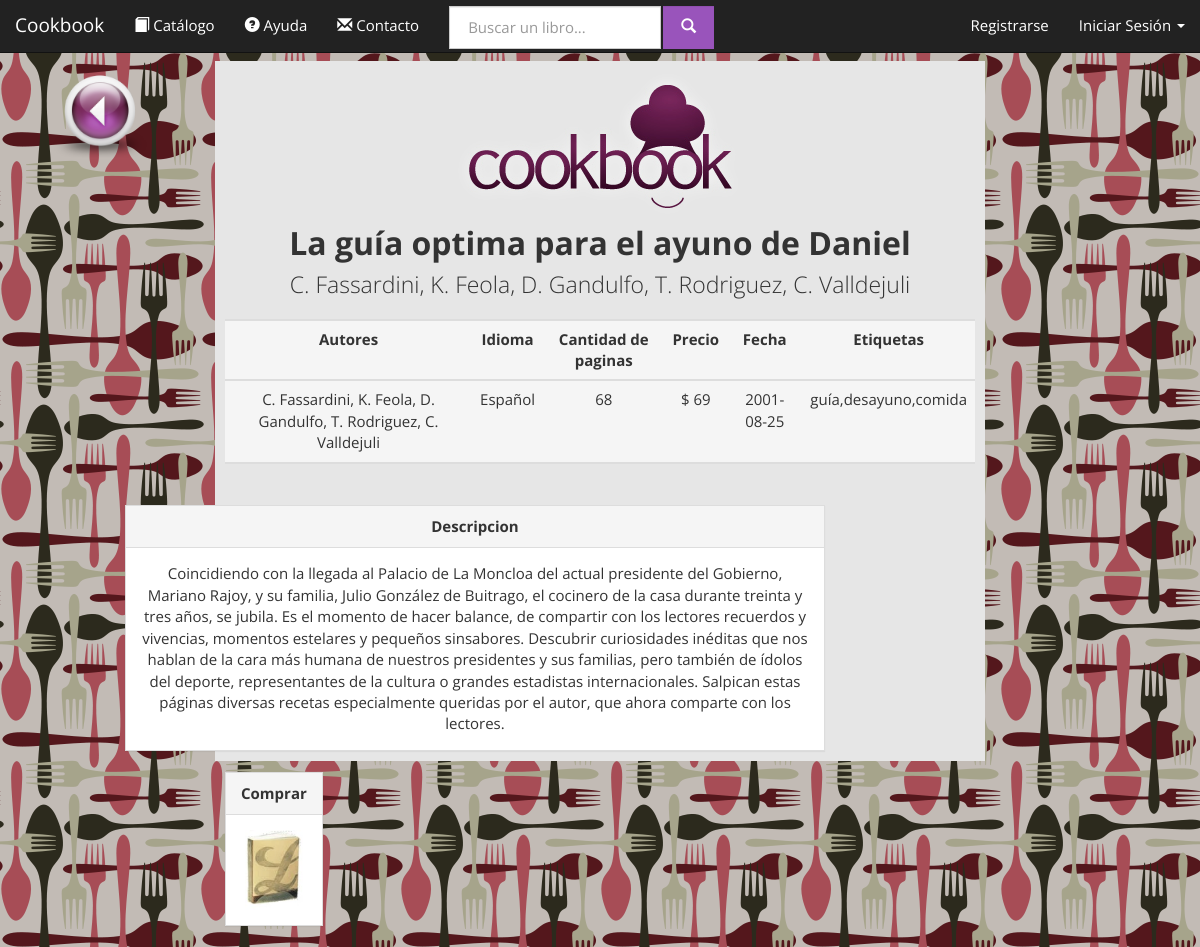
The app's page /cookbooks.com.ar/product.old.php?id=123456789 with its own data.
### tables this page shows
CREATE TABLE IF NOT EXISTS `libros` (
  `ISBN` varchar(10) NOT NULL DEFAULT '',
  `titulo` varchar(50) NOT NULL DEFAULT '',
  `IDIOMA` varchar(40) NOT NULL DEFAULT '',
  `paginas` int(11) NOT NULL DEFAULT '0',
  `precio` float NOT NULL DEFAULT '0',
  `fecha` date NOT NULL DEFAULT '0000-00-00',
  `etiquetas` varchar(100) NOT NULL DEFAULT '',
  `texto` text,
  `tapa` text,
  `eliminado` tinyint(1) NOT NULL DEFAULT '0',
  `hidden` tinyint(1) NOT NULL,
  PRIMARY KEY (`ISBN`)
);

### cookbooks.com.ar/database.php (called while the page is built, shortened)
<?php
class Conexion {
	private $hostname = 'localhost';
	private $port = '3306';
	private $username = 'root';
	private $password = 'F3Dericcio';
	private $dbname = 'cookbookg32';
	private static $dbh = NULL;
	function conectar(){
		try {
			if (!self::$dbh)
			self::$dbh = new PDO("mysql:host=$this->hostname;dbname=$this->dbname;port=$this->port", $this->username, $this->password, array(PDO::MYSQL_ATTR_INIT_COMMAND => "SET NAMES utf8"));
			return true;
		} catch(PDOException $e) {
			echo $e -> getMessage();
			return false;
		}
	}
	function query($statement){
		return self::$dbh->query($statement);
	}
}
class Books{
	static private $conexion;
	static function initialize(){
		self::$conexion = new Conexion;
	}
	static function getBook($bookISBN){
		$result = self::$conexion->query("
			SELECT L.ISBN, L.titulo, GROUP_CONCAT(E.id_autor) as autores, L.paginas, L.precio, L.IDIOMA, L.fecha, L.etiquetas, L.texto, L.tapa, L.eliminado, L.hidden
			FROM libros L
			LEFT JOIN escribe E ON (L.ISBN=E.isbn)
			GROUP BY L.ISBN
			HAVING (L.ISBN=$bookISBN)
		");
		if ($result && $result->rowCount()>0){
			$bookInfo = $result->fetchAll(PDO::FETCH_ASSOC);
			return new Book($bookInfo[0]);
		}
		return NULL;
	}
}
class Book{
	private	$ISBN, $OLD_ISBN,
			$titulo,
			$paginas,
			$precio,
			$idioma,
			$fecha,
			$etiquetas,
			$texto,
			$tapa,
			$eliminado,
			$oculto,
			$autores;
	function __construct($param){
		$this->titulo = $param['titulo']? $param['titulo']:'';
		$this->paginas = $param['paginas']? $param['paginas']:'0';
		$this->precio = $param['precio']? $param['precio']:'0';
		$this->idioma= $param['IDIOMA']? $param['IDIOMA']:'';
		$this->fecha = $param['fecha']? $param['fecha']:'0000-00-00';
		$this->etiquetas = $param['etiquetas']? $param['etiquetas']:'';
		$this->texto = $param['texto']? $param['texto']:'';
		$this->tapa = $param['tapa']? $param['tapa']:'';
		$this->autores = $param['autores']? $param['autores']:'';
	}
	function getTitulo(){
		return $this->titulo;
	}
	function getAutoresString(){
		$arreglo= $this->getAutores();
		$string ="";
		foreach ($arreglo as $key => $value) {
			$inicial=$value->getNombre();
			$inicial= $inicial[0];
			$string.=$inicial.'. '.$value->getApellido().", ";
		}
		$string= substr ($string, 0, -2);
		return $string;
	}
	function getAutores(){
		$autores_ids = explode(",", $this->autores);
		$result= Array();
		foreach ($autores_ids as $key => $value) {
			$autor = Authors::getAuthor($value);
			if ($autor)	array_push($result, $autor);
		}
		return $result;
	}
	function getPaginas(){
		return $this->paginas;
	}
	function getPrecio(){
		return $this->precio;
	}
	function getIdioma(){
		return $this->idioma;
	}
	function getFecha(){
		return $this->fecha;
	}
	function getEtiquetas(){
		return $this->etiquetas;
	}
	function getTexto(){
		return $this->texto;
	}
	function getTapa($crudo = false){
		if ($crudo){
			return $this->tapa;
		}else{
			if(is_file("books/img/tapas/".$this->tapa)){
				return $this->tapa;
			}else{
				return "_DEFAULT_.jpg";
			}
		}
	}
}
class Authors{
	static private $initialized = FALSE;
	static private $conexion;
	private static function initialize(){
		if (self::$initialized) return;
		self::$conexion = new Conexion;
		self::$initialized = TRUE;
	}
	public static function getAuthor($ID){
		$result = self::$conexion->query("
			SELECT *
			FROM autor
			WHERE (ID=$ID)AND(eliminado=0)
			LIMIT 1
		");
		if ($result && $result->rowCount()>0) return new Author($result->fetch(PDO::FETCH_ASSOC));
		else return NULL;
	}
}
class Author{
	private	$ID,
			$nombre,
			$apellido,
			$fecha_nacimiento,
			$lugar_nacimiento,
			$eliminado;
	function __construct($params){
		$this->nombre = $params['nombre']? $params['nombre']: "";
		$this->apellido = $params['apellido']? $params['apellido']:"";
	}
	function getNombre(){
		return $this->nombre;
	}
	function getApellido(){
		return $this->apellido;
	}
}
		?>

### cookbooks.com.ar/product.old.php (the view, shortened to what this page needs)
<?php include_once('database.php'); ?>
<!DOCTYPE html>
<html lang="es">
    <head>
        <link href="bootstrap-3.1.1-dist/css/bootstrap_Cosmo.css" rel="stylesheet" media="screen">
    </head>
    <body>
        <?php include_once('navigation.php'); ?>
        <div class="container-fluid text-center">
            <div class="row">
                <div class="col-md-2">
                		<a href="index.php" > <img src="website/img/back1.png" width="100px" height="100px alt="volver" title="volver" "  > </a>
                </div>
                <div class="col-md-8">
                		<?php
                		if (isset($_REQUEST['id'])){
	                        $book = Books::getBook($_REQUEST['id']);
						?>
                	<div class="jumbotron" style="padding: 10px;min-height: 700px">
                        <img src="website/img/logo.png" class="center-block img-responsive" />
                        <h2 style="margin: 0; padding: 4px"><strong><?php echo $book->getTitulo(); ?></strong></h2>
                        <p style="padding: 4px">
                            <?php echo $book->getAutoresString();?><br />
                        </p>
						<table class="table table-hover table-hover ">
							 <tbody>
							<tr class="active">
								<td><strong>Autores</strong></td>
								<td><strong>Idioma</strong></td>
								<td><strong>Cantidad de paginas</strong></td>
								<td><strong>Precio</strong>		</td>
								<td><strong>Fecha</strong></td>
								<td><strong>Etiquetas</strong></td>
							</tr>
							 </tbody>
							  <tbody>
						 	<tr  class="active">
								<td><?php echo $book->getAutoresString();?></br></td>
								<td><?php echo $book->getIdioma(); ?></br></td>
								<td><?php echo $book->getPaginas(); ?></br></td>
								<td>$ <?php echo $book->getPrecio() ?></br></td>
								<td><?php echo $book->getFecha() ?></br></td>
								<td><?php echo $book->getEtiquetas() ?></br></td>
							</tr>
							 </tbody>
						</table>
						<div class="panel panel-default" style="width: 700px; float: right; margin-right: 150px">
						  <div class="panel-heading"><strong>Descripcion</strong></div>
						  <div class="panel-body">
						    <?php echo $book->getTexto() ?>
						  </div>
						</div>
						<div class="panel panel-default" style="float: left">
						  <div class="panel-heading"><strong>Comprar</strong></div>
						  <div class="panel-body" align="center">
						    <img src="books/img/tapas/<?php echo $book->getTapa() ?>" class="img-rounded img-responsive" style=" height: 80px;">
                		</div>
              			<?php } ?>
						  </div>
						</div>
           	</div>
           <div class="col-md-2">
           	</div>
       </div>
       </div>
    </body>
</html>

### cookbooks.com.ar/product.old.php (style rules this page uses)
body { background-image: url('website/img/1167024.png'); }

### records on screen
libros: titulo "La guía optima para el ayuno de Daniel", IDIOMA "Español", paginas "68", precio "69", fecha "2001-08-25", etiquetas "guía,desayuno,comida", texto "Coincidiendo con la llegada al Palacio de La Moncloa del actual presidente del Gobierno, Mariano Rajoy, y su familia, Julio González de Buitrago, el cocinero de la casa durante treinta y tres años, se jubila. Es el momento de hacer balance, de compartir con los lectores recuerdos y vivencias, momentos estelares y pequeños sinsabores. Descubrir curiosidades inéditas que nos hablan de la cara más humana de nuestros presidentes y sus familias, pero también de ídolos del deporte, representantes de la cultura o grandes estadistas internacionales. Salpican estas páginas diversas recetas especialmente queridas por el autor, que ahora comparte con los lectores.", tapa (picture)

### other values on screen
$book->getAutoresString() "C. Fassardini, K. Feola, D. Gandulfo, T. Rodriguez, C. Valldejuli"
